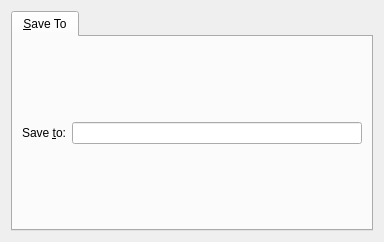
<?xml version="1.0" encoding="UTF-8"?>
<ui version="4.0">
 <class>PrefDownloadersWidget</class>
 <widget class="QWidget" name="PrefDownloadersWidget">
  <property name="geometry">
   <rect>
    <x>0</x>
    <y>0</y>
    <width>384</width>
    <height>242</height>
   </rect>
  </property>
  <property name="windowTitle">
   <string>Downloader</string>
  </property>
  <property name="windowIcon">
   <iconset theme="download">
    <normaloff/>
   </iconset>
  </property>
  <layout class="QGridLayout" name="PrefDownloadersWidgetGridLayout">
   <item row="0" column="0">
    <widget class="QTabWidget" name="downloaderTabWidget">
     <property name="currentIndex">
      <number>0</number>
     </property>
     <widget class="QWidget" name="saveToTab">
      <attribute name="title">
       <string>&amp;Save To</string>
      </attribute>
      <layout class="QGridLayout" name="SaveToTabGridLayout">
       <item row="0" column="0">
        <widget class="QLabel" name="saveToLabel">
         <property name="text">
          <string>Save &amp;to:</string>
         </property>
         <property name="buddy">
          <cstring>saveToEdit</cstring>
         </property>
        </widget>
       </item>
       <item row="0" column="1">
        <widget class="FileBrowz" name="saveToEdit"/>
       </item>
      </layout>
     </widget>
    </widget>
   </item>
  </layout>
 </widget>
 <customwidgets>
  <customwidget>
   <class>FileBrowz</class>
   <extends>QLineEdit</extends>
   <header>filebrowz.h</header>
  </customwidget>
 </customwidgets>
 <resources/>
 <connections/>
</ui>
